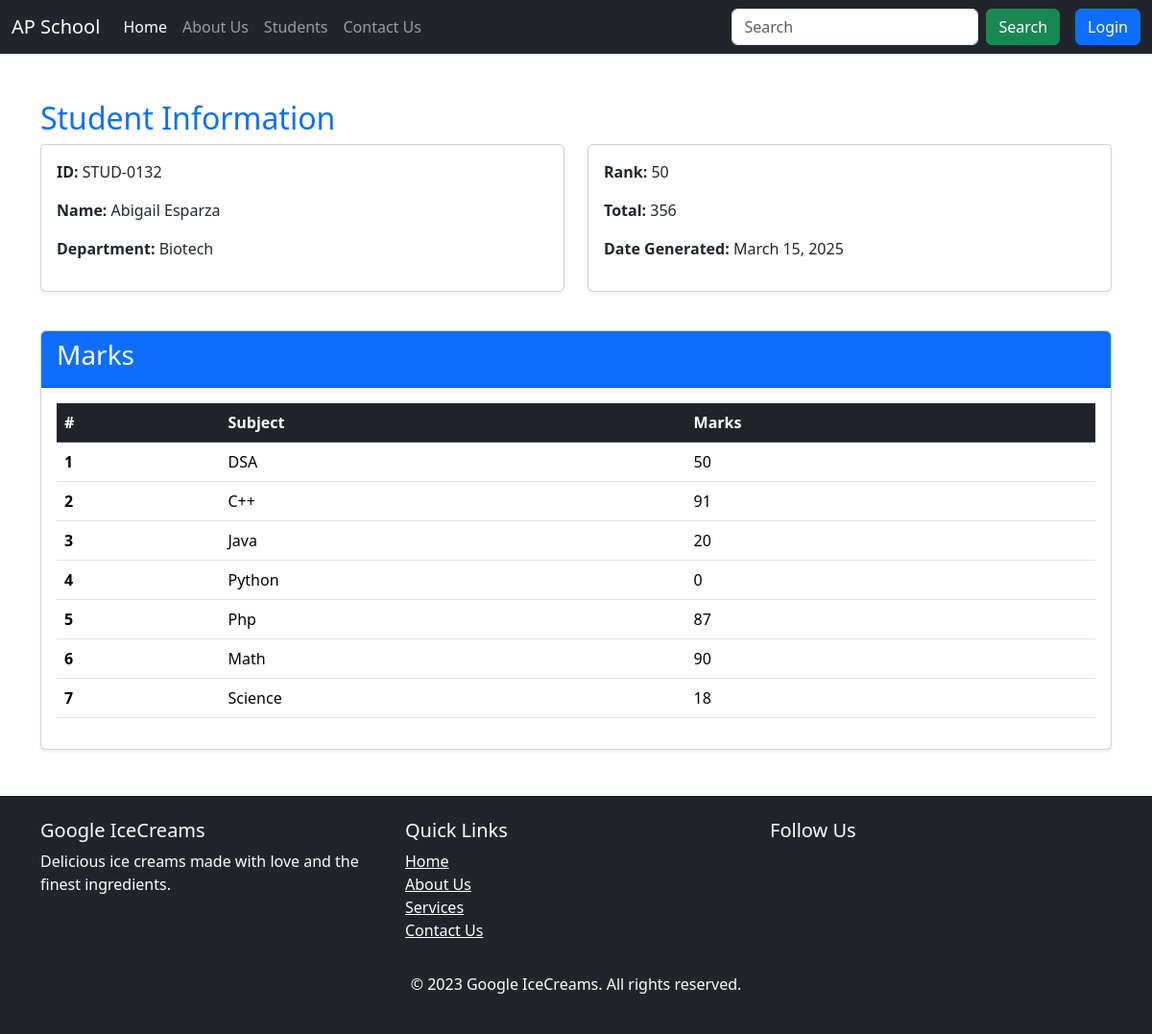
/marks/STUD-0132, run on the app's committed database.
### home/models.py (models this page shows, shortened)
class Student(models.Model):
    department = models.ForeignKey(Department,related_name="depart", on_delete=models.CASCADE)
    student_id = models.OneToOneField(StudentID, related_name="studentID", on_delete=models.CASCADE)
    student_name = models.CharField(max_length=100)
    student_email = models.EmailField(unique=True)
    student_age = models.IntegerField(default=18)
    student_address = models.TextField()
    class Meta():
        ordering = ['student_name']
        verbose_name = "student"

class StudentID(models.Model):
    studentId = models.CharField(max_length=100)
    def __str__(self) -> str:
        return self.studentId
    class Meta():
        ordering = ['studentId']

class Department(models.Model):
    department = models.CharField(max_length=100)
    def __str__(self) -> str:
        return self.department
    class Meta():
        ordering = ['department']
        verbose_name = "Department"
        verbose_name_plural = "Departments"  # Custom plural name

class Subject_marks(models.Model):
    student = models.ForeignKey(Student, related_name="studentmarks", on_delete=models.CASCADE)
    subject = models.ForeignKey(Subject, on_delete=models.CASCADE)
    marks = models.IntegerField()
    class Meta:
        unique_together = ['student','subject']

class ReportCard(models.Model):
    student = models.ForeignKey(Student, related_name="studentreportcard", on_delete=models.CASCADE)
    student_rank = models.IntegerField()
    report_card_generated_date = models.DateField(auto_now=True)
    class Meta:
        unique_together = ['student_rank','report_card_generated_date']

class Subject(models.Model):
    subjectName = models.CharField(max_length=122)
    def __str__(self) -> str :
        return self.subjectName

### home/views.py (the view)
# urls.py: path('marks/<student_id>',views.get_marks,name="marks")
def get_marks(request, student_id):
    queryset = Subject_marks.objects.filter(student__student_id__studentId=student_id)
    student_queryset = Student.objects.filter(student_id__studentId = student_id)
    total_marks = queryset.aggregate(total_marks = Sum("marks"))
    return render(request,"report/marks.html",{'queryset' : queryset,
                                               'student_queryset' : student_queryset,
                                                'total_marks' : total_marks})

### templates/report/marks.html (shortened to what this page needs)
{% extends "base.html" %}
{% block body %}
<div class="container mt-5">
    <div class="student-info mb-4">
        <h2 class="text-primary">Student Information</h2>
        <div class="row">
            <div class="col-md-6">
                {% for student in student_queryset %}
                <div class="card shadow-sm mb-3">
                    <div class="card-body">
                        <p><strong>ID:</strong> {{ student.student_id }}</p>
                        <p><strong>Name:</strong> {{ student.student_name }}</p>
                        <p><strong>Department:</strong> {{ student.department }}</p>
                    </div>
                </div>
                {% endfor %}
            </div>
            <div class="col-md-6">
                <div class="card shadow-sm mb-3">
                    <div class="card-body">
                        <p><strong>Rank:</strong> {{ queryset.first.student.studentreportcard.first.student_rank }}</p>
                        <p><strong>Total:</strong> {{ total_marks.total_marks }}</p>
                        <p><strong>Date Generated:</strong> {{ queryset.first.student.studentreportcard.first.report_card_generated_date }}</p>
                    </div>
                </div>
            </div>
        </div>
    </div>
    <div class="card shadow-sm">
        <div class="card-header bg-primary text-white">
            <h3>Marks</h3>
        </div>
        <div class="card-body">
            <table class="table table-hover">
                <thead class="table-dark">
                    <tr>
                        <th scope="col">#</th>
                        <th scope="col">Subject</th>
                        <th scope="col">Marks</th>
                    </tr>
                </thead>
                <tbody>
                    {% if queryset %}
                    {% for marks in queryset %}
                    <tr>
                        <th scope="row">{{ forloop.counter }}</th>
                        <td>{{ marks.subject }}</td>
                        <td>{{ marks.marks }}</td>
                    </tr>
                    {% endfor %}
                    {% else %}
                    <tr>
                        <td colspan="3" class="text-center">No marks found</td>
                    </tr>
                    {% endif %}
                </tbody>
            </table>
        </div>
    </div>
</div>
{% endblock body %}

### data on the page
Student: student_id "STUD-0132", student_name "Abigail Esparza", department "Biotech"
Subject_marks: first.student.studentreportcard.first.student_rank "50", first.student.studentreportcard.first.report_card_generated_date "March 15, 2025", subject "DSA", marks "50"
Subject_marks: subject "C++", marks "91"
Subject_marks: subject "Java", marks "20"
Subject_marks: subject "Python", marks "0"
Subject_marks: subject "Php", marks "87"
Subject_marks: subject "Math", marks "90"
Subject_marks: subject "Science", marks "18"

### other printed values
{{ total_marks.total_marks }} "356"
